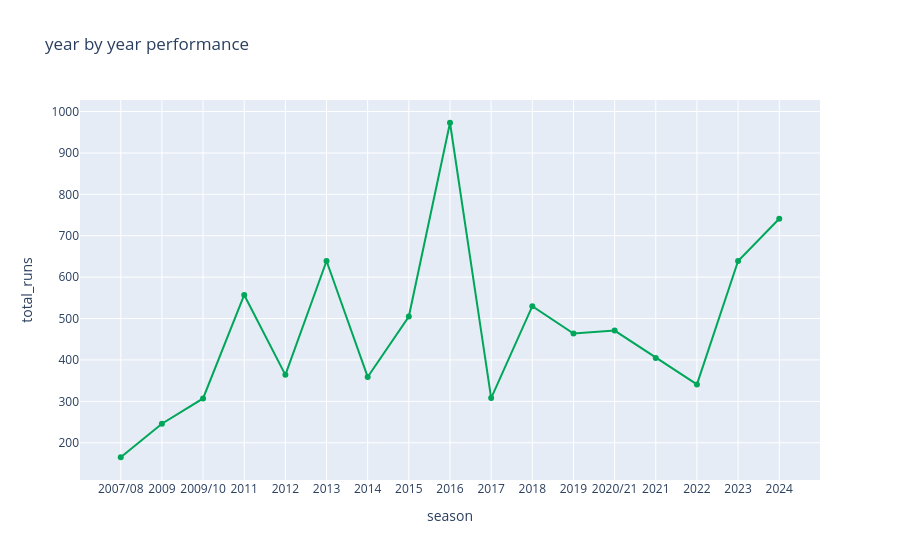

Source (notebook cell):
### Code cell
trace=go.Scatter(x=performance['season'],y=performance['batsman_runs'],mode='lines+markers',marker={'color':'#00a65a'})

data=[trace]

layout=go.Layout(title='year by year performance',xaxis={'title':'season'},yaxis={'title':'total_runs'})


fig=go.Figure(data=data,layout=layout)

fig.show()

### Figure 1 — Plotly figure (JSON) as saved in the notebook; plotly's stock layout.template omitted (floating-point values rounded to 4 significant figures)
{"data": [{"marker": {"color": "#00a65a"}, "mode": "lines+markers", "type": "scatter", "x": ["2007/08", "2009", "2009/10", "2011", "2012", "2013", "2014", "2015", "2016", "2017", "2018", "2019", "2020/21", "2021", "2022", "2023", "2024"], "y": [165, 246, 307, 557, 364, 639, 359, 505, 973, 308, 530, 464, 471, 405, 341, 639, 741]}], "layout": {"title": {"text": "year by year performance"}, "xaxis": {"title": {"text": "season"}}, "yaxis": {"title": {"text": "total_runs"}}}}
